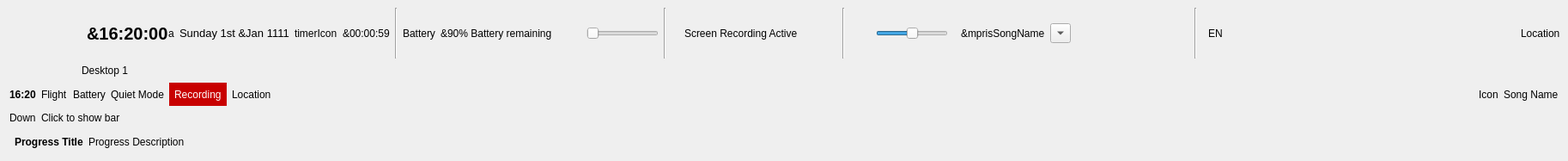
<?xml version="1.0" encoding="UTF-8"?>
<ui version="4.0">
 <class>MainWindow</class>
 <widget class="QMainWindow" name="MainWindow">
  <property name="geometry">
   <rect>
    <x>0</x>
    <y>0</y>
    <width>1826</width>
    <height>187</height>
   </rect>
  </property>
  <property name="sizePolicy">
   <sizepolicy hsizetype="Expanding" vsizetype="Minimum">
    <horstretch>0</horstretch>
    <verstretch>0</verstretch>
   </sizepolicy>
  </property>
  <property name="contextMenuPolicy">
   <enum>Qt::CustomContextMenu</enum>
  </property>
  <property name="windowTitle">
   <string notr="true">theShellTopPanel</string>
  </property>
  <property name="windowIcon">
   <iconset resource="resources.qrc">
    <normaloff>:/icons/icon.svg</normaloff>:/icons/icon.svg</iconset>
  </property>
  <widget class="QWidget" name="centralWidget">
   <property name="sizePolicy">
    <sizepolicy hsizetype="Ignored" vsizetype="Preferred">
     <horstretch>0</horstretch>
     <verstretch>0</verstretch>
    </sizepolicy>
   </property>
   <layout class="QVBoxLayout" name="verticalLayout">
    <property name="spacing">
     <number>0</number>
    </property>
    <property name="sizeConstraint">
     <enum>QLayout::SetMaximumSize</enum>
    </property>
    <property name="leftMargin">
     <number>0</number>
    </property>
    <property name="topMargin">
     <number>0</number>
    </property>
    <property name="rightMargin">
     <number>0</number>
    </property>
    <property name="bottomMargin">
     <number>9</number>
    </property>
    <item>
     <widget class="MouseScrollWidget" name="infoScrollArea">
      <property name="sizePolicy">
       <sizepolicy hsizetype="Expanding" vsizetype="Preferred">
        <horstretch>0</horstretch>
        <verstretch>0</verstretch>
       </sizepolicy>
      </property>
      <property name="autoFillBackground">
       <bool>true</bool>
      </property>
      <property name="frameShape">
       <enum>QFrame::NoFrame</enum>
      </property>
      <property name="verticalScrollBarPolicy">
       <enum>Qt::ScrollBarAlwaysOff</enum>
      </property>
      <property name="horizontalScrollBarPolicy">
       <enum>Qt::ScrollBarAlwaysOff</enum>
      </property>
      <property name="sizeAdjustPolicy">
       <enum>QAbstractScrollArea::AdjustToContents</enum>
      </property>
      <property name="widgetResizable">
       <bool>true</bool>
      </property>
      <widget class="QWidget" name="InfoScrollWidget">
       <property name="geometry">
        <rect>
         <x>0</x>
         <y>0</y>
         <width>1826</width>
         <height>68</height>
        </rect>
       </property>
       <property name="sizePolicy">
        <sizepolicy hsizetype="Preferred" vsizetype="Preferred">
         <horstretch>0</horstretch>
         <verstretch>0</verstretch>
        </sizepolicy>
       </property>
       <layout class="QVBoxLayout" name="verticalLayout_2">
        <property name="leftMargin">
         <number>9</number>
        </property>
        <property name="topMargin">
         <number>9</number>
        </property>
        <property name="rightMargin">
         <number>9</number>
        </property>
        <property name="bottomMargin">
         <number>0</number>
        </property>
        <item>
         <layout class="QHBoxLayout" name="topBarLayout">
          <item>
           <widget class="QPushButton" name="openMenuCompact">
            <property name="sizePolicy">
             <sizepolicy hsizetype="Minimum" vsizetype="Fixed">
              <horstretch>0</horstretch>
              <verstretch>0</verstretch>
             </sizepolicy>
            </property>
            <property name="contextMenuPolicy">
             <enum>Qt::CustomContextMenu</enum>
            </property>
            <property name="toolTip">
             <string>Open the Gateway to your PC</string>
            </property>
            <property name="text">
             <string/>
            </property>
            <property name="icon">
             <iconset resource="resources.qrc">
              <normaloff>:/icons/icon.svg</normaloff>:/icons/icon.svg</iconset>
            </property>
            <property name="iconSize">
             <size>
              <width>32</width>
              <height>32</height>
             </size>
            </property>
            <property name="flat">
             <bool>true</bool>
            </property>
           </widget>
          </item>
          <item>
           <widget class="QPushButton" name="openStatusCenterButton">
            <property name="sizePolicy">
             <sizepolicy hsizetype="Minimum" vsizetype="Fixed">
              <horstretch>0</horstretch>
              <verstretch>0</verstretch>
             </sizepolicy>
            </property>
            <property name="toolTip">
             <string>Open Status Center</string>
            </property>
            <property name="text">
             <string/>
            </property>
            <property name="icon">
             <iconset theme="go-down">
              <normaloff>.</normaloff>.</iconset>
            </property>
            <property name="flat">
             <bool>true</bool>
            </property>
           </widget>
          </item>
          <item>
           <layout class="QHBoxLayout" name="dateLayout">
            <item>
             <layout class="QHBoxLayout" name="horizontalLayout_10">
              <property name="spacing">
               <number>0</number>
              </property>
              <item>
               <widget class="ClickableLabel" name="time">
                <property name="sizePolicy">
                 <sizepolicy hsizetype="Preferred" vsizetype="Preferred">
                  <horstretch>0</horstretch>
                  <verstretch>0</verstretch>
                 </sizepolicy>
                </property>
                <property name="font">
                 <font>
                  <pointsize>15</pointsize>
                  <weight>75</weight>
                  <bold>true</bold>
                 </font>
                </property>
                <property name="text">
                 <string notr="true">&amp;16:20:00</string>
                </property>
               </widget>
              </item>
              <item>
               <widget class="QLabel" name="ampmLabel">
                <property name="sizePolicy">
                 <sizepolicy hsizetype="Preferred" vsizetype="Preferred">
                  <horstretch>0</horstretch>
                  <verstretch>0</verstretch>
                 </sizepolicy>
                </property>
                <property name="text">
                 <string notr="true">a</string>
                </property>
               </widget>
              </item>
             </layout>
            </item>
            <item>
             <widget class="ClickableLabel" name="date">
              <property name="sizePolicy">
               <sizepolicy hsizetype="Preferred" vsizetype="Preferred">
                <horstretch>0</horstretch>
                <verstretch>0</verstretch>
               </sizepolicy>
              </property>
              <property name="font">
               <font>
                <pointsize>10</pointsize>
               </font>
              </property>
              <property name="text">
               <string notr="true">Sunday 1st &amp;Jan 1111</string>
              </property>
             </widget>
            </item>
           </layout>
          </item>
          <item>
           <widget class="ClickableLabel" name="timerIcon">
            <property name="sizePolicy">
             <sizepolicy hsizetype="Preferred" vsizetype="Preferred">
              <horstretch>0</horstretch>
              <verstretch>0</verstretch>
             </sizepolicy>
            </property>
            <property name="text">
             <string notr="true">timerIcon</string>
            </property>
           </widget>
          </item>
          <item>
           <widget class="ClickableLabel" name="timer">
            <property name="sizePolicy">
             <sizepolicy hsizetype="Preferred" vsizetype="Preferred">
              <horstretch>0</horstretch>
              <verstretch>0</verstretch>
             </sizepolicy>
            </property>
            <property name="text">
             <string notr="true">&amp;00:00:59</string>
            </property>
           </widget>
          </item>
          <item>
           <widget class="QFrame" name="batteryFrame">
            <property name="sizePolicy">
             <sizepolicy hsizetype="Preferred" vsizetype="Preferred">
              <horstretch>0</horstretch>
              <verstretch>0</verstretch>
             </sizepolicy>
            </property>
            <property name="frameShape">
             <enum>QFrame::NoFrame</enum>
            </property>
            <property name="frameShadow">
             <enum>QFrame::Raised</enum>
            </property>
            <layout class="QHBoxLayout" name="horizontalLayout_6">
             <property name="leftMargin">
              <number>0</number>
             </property>
             <property name="topMargin">
              <number>0</number>
             </property>
             <property name="rightMargin">
              <number>0</number>
             </property>
             <property name="bottomMargin">
              <number>0</number>
             </property>
             <item>
              <widget class="Line" name="line_3">
               <property name="sizePolicy">
                <sizepolicy hsizetype="Fixed" vsizetype="Expanding">
                 <horstretch>0</horstretch>
                 <verstretch>0</verstretch>
                </sizepolicy>
               </property>
               <property name="orientation">
                <enum>Qt::Vertical</enum>
               </property>
              </widget>
             </item>
             <item>
              <widget class="QLabel" name="batteryIcon">
               <property name="sizePolicy">
                <sizepolicy hsizetype="Preferred" vsizetype="Preferred">
                 <horstretch>0</horstretch>
                 <verstretch>0</verstretch>
                </sizepolicy>
               </property>
               <property name="text">
                <string notr="true">Battery</string>
               </property>
              </widget>
             </item>
             <item>
              <widget class="ClickableLabel" name="batteryLabel">
               <property name="sizePolicy">
                <sizepolicy hsizetype="Preferred" vsizetype="Preferred">
                 <horstretch>0</horstretch>
                 <verstretch>0</verstretch>
                </sizepolicy>
               </property>
               <property name="text">
                <string notr="true">&amp;90% Battery remaining</string>
               </property>
              </widget>
             </item>
            </layout>
           </widget>
          </item>
          <item>
           <widget class="HoverFrame" name="brightnessFrame">
            <property name="sizePolicy">
             <sizepolicy hsizetype="Maximum" vsizetype="Preferred">
              <horstretch>0</horstretch>
              <verstretch>0</verstretch>
             </sizepolicy>
            </property>
            <property name="frameShape">
             <enum>QFrame::NoFrame</enum>
            </property>
            <property name="frameShadow">
             <enum>QFrame::Raised</enum>
            </property>
            <layout class="QHBoxLayout" name="horizontalLayout_7">
             <property name="leftMargin">
              <number>0</number>
             </property>
             <property name="topMargin">
              <number>0</number>
             </property>
             <property name="rightMargin">
              <number>0</number>
             </property>
             <property name="bottomMargin">
              <number>0</number>
             </property>
             <item>
              <widget class="QPushButton" name="brightnessButton">
               <property name="sizePolicy">
                <sizepolicy hsizetype="Minimum" vsizetype="Fixed">
                 <horstretch>28</horstretch>
                 <verstretch>24</verstretch>
                </sizepolicy>
               </property>
               <property name="maximumSize">
                <size>
                 <width>28</width>
                 <height>24</height>
                </size>
               </property>
               <property name="toolTip">
                <string>Screen Brightness</string>
               </property>
               <property name="text">
                <string/>
               </property>
               <property name="icon">
                <iconset theme="video-display">
                 <normaloff>.</normaloff>.</iconset>
               </property>
               <property name="flat">
                <bool>true</bool>
               </property>
              </widget>
             </item>
             <item>
              <widget class="QSlider" name="brightnessSlider">
               <property name="sizePolicy">
                <sizepolicy hsizetype="Expanding" vsizetype="Fixed">
                 <horstretch>0</horstretch>
                 <verstretch>0</verstretch>
                </sizepolicy>
               </property>
               <property name="maximum">
                <number>100</number>
               </property>
               <property name="value">
                <number>0</number>
               </property>
               <property name="orientation">
                <enum>Qt::Horizontal</enum>
               </property>
               <property name="tickPosition">
                <enum>QSlider::NoTicks</enum>
               </property>
               <property name="tickInterval">
                <number>10</number>
               </property>
              </widget>
             </item>
            </layout>
           </widget>
          </item>
          <item>
           <widget class="Line" name="line_2">
            <property name="sizePolicy">
             <sizepolicy hsizetype="Fixed" vsizetype="Expanding">
              <horstretch>0</horstretch>
              <verstretch>0</verstretch>
             </sizepolicy>
            </property>
            <property name="orientation">
             <enum>Qt::Vertical</enum>
            </property>
           </widget>
          </item>
          <item>
           <layout class="QHBoxLayout" name="chunksLayout"/>
          </item>
          <item>
           <widget class="QFrame" name="screenRecordingFrame">
            <property name="sizePolicy">
             <sizepolicy hsizetype="Preferred" vsizetype="Preferred">
              <horstretch>0</horstretch>
              <verstretch>0</verstretch>
             </sizepolicy>
            </property>
            <property name="frameShape">
             <enum>QFrame::NoFrame</enum>
            </property>
            <property name="frameShadow">
             <enum>QFrame::Raised</enum>
            </property>
            <layout class="QHBoxLayout" name="horizontalLayout_2">
             <property name="leftMargin">
              <number>0</number>
             </property>
             <property name="topMargin">
              <number>0</number>
             </property>
             <property name="rightMargin">
              <number>0</number>
             </property>
             <property name="bottomMargin">
              <number>0</number>
             </property>
             <item>
              <widget class="Line" name="line">
               <property name="sizePolicy">
                <sizepolicy hsizetype="Fixed" vsizetype="Fixed">
                 <horstretch>0</horstretch>
                 <verstretch>0</verstretch>
                </sizepolicy>
               </property>
               <property name="orientation">
                <enum>Qt::Vertical</enum>
               </property>
              </widget>
             </item>
             <item>
              <widget class="tCircularSpinner" name="screenRecordingProcessingSpinner" native="true">
               <property name="sizePolicy">
                <sizepolicy hsizetype="Preferred" vsizetype="Preferred">
                 <horstretch>0</horstretch>
                 <verstretch>0</verstretch>
                </sizepolicy>
               </property>
              </widget>
             </item>
             <item>
              <widget class="QLabel" name="screenRecordingActiveLabel">
               <property name="sizePolicy">
                <sizepolicy hsizetype="Preferred" vsizetype="Preferred">
                 <horstretch>0</horstretch>
                 <verstretch>0</verstretch>
                </sizepolicy>
               </property>
               <property name="text">
                <string notr="true">Screen Recording Active</string>
               </property>
              </widget>
             </item>
             <item>
              <widget class="QPushButton" name="stopRecordingButton">
               <property name="sizePolicy">
                <sizepolicy hsizetype="Minimum" vsizetype="Fixed">
                 <horstretch>0</horstretch>
                 <verstretch>0</verstretch>
                </sizepolicy>
               </property>
               <property name="toolTip">
                <string>Stop Screen Recording</string>
               </property>
               <property name="text">
                <string/>
               </property>
               <property name="icon">
                <iconset theme="media-playback-stop">
                 <normaloff>.</normaloff>.</iconset>
               </property>
               <property name="flat">
                <bool>true</bool>
               </property>
              </widget>
             </item>
             <item>
              <widget class="Line" name="line_5">
               <property name="sizePolicy">
                <sizepolicy hsizetype="Fixed" vsizetype="Expanding">
                 <horstretch>0</horstretch>
                 <verstretch>0</verstretch>
                </sizepolicy>
               </property>
               <property name="orientation">
                <enum>Qt::Vertical</enum>
               </property>
              </widget>
             </item>
            </layout>
           </widget>
          </item>
          <item>
           <widget class="HoverFrame" name="volumeFrame">
            <property name="sizePolicy">
             <sizepolicy hsizetype="Maximum" vsizetype="Preferred">
              <horstretch>0</horstretch>
              <verstretch>0</verstretch>
             </sizepolicy>
            </property>
            <property name="frameShape">
             <enum>QFrame::NoFrame</enum>
            </property>
            <property name="frameShadow">
             <enum>QFrame::Raised</enum>
            </property>
            <layout class="QHBoxLayout" name="horizontalLayout_5">
             <property name="leftMargin">
              <number>0</number>
             </property>
             <property name="topMargin">
              <number>0</number>
             </property>
             <property name="rightMargin">
              <number>0</number>
             </property>
             <property name="bottomMargin">
              <number>0</number>
             </property>
             <item>
              <widget class="QToolButton" name="volumeButton">
               <property name="sizePolicy">
                <sizepolicy hsizetype="Minimum" vsizetype="Fixed">
                 <horstretch>0</horstretch>
                 <verstretch>0</verstretch>
                </sizepolicy>
               </property>
               <property name="maximumSize">
                <size>
                 <width>28</width>
                 <height>24</height>
                </size>
               </property>
               <property name="toolTip">
                <string>Quiet Mode</string>
               </property>
               <property name="text">
                <string/>
               </property>
               <property name="icon">
                <iconset theme="audio-volume-high">
                 <normaloff>.</normaloff>.</iconset>
               </property>
               <property name="popupMode">
                <enum>QToolButton::InstantPopup</enum>
               </property>
               <property name="autoRaise">
                <bool>true</bool>
               </property>
              </widget>
             </item>
             <item>
              <widget class="QSlider" name="volumeSlider">
               <property name="sizePolicy">
                <sizepolicy hsizetype="Expanding" vsizetype="Fixed">
                 <horstretch>0</horstretch>
                 <verstretch>0</verstretch>
                </sizepolicy>
               </property>
               <property name="maximum">
                <number>100</number>
               </property>
               <property name="value">
                <number>50</number>
               </property>
               <property name="orientation">
                <enum>Qt::Horizontal</enum>
               </property>
               <property name="invertedAppearance">
                <bool>false</bool>
               </property>
               <property name="invertedControls">
                <bool>false</bool>
               </property>
               <property name="tickPosition">
                <enum>QSlider::NoTicks</enum>
               </property>
               <property name="tickInterval">
                <number>10</number>
               </property>
              </widget>
             </item>
            </layout>
           </widget>
          </item>
          <item>
           <widget class="QFrame" name="mprisFrame">
            <property name="sizePolicy">
             <sizepolicy hsizetype="Preferred" vsizetype="Preferred">
              <horstretch>0</horstretch>
              <verstretch>0</verstretch>
             </sizepolicy>
            </property>
            <property name="frameShape">
             <enum>QFrame::NoFrame</enum>
            </property>
            <property name="frameShadow">
             <enum>QFrame::Raised</enum>
            </property>
            <layout class="QHBoxLayout" name="horizontalLayout_8">
             <property name="leftMargin">
              <number>0</number>
             </property>
             <property name="topMargin">
              <number>0</number>
             </property>
             <property name="rightMargin">
              <number>0</number>
             </property>
             <property name="bottomMargin">
              <number>0</number>
             </property>
             <item>
              <widget class="Line" name="line_6">
               <property name="sizePolicy">
                <sizepolicy hsizetype="Fixed" vsizetype="Fixed">
                 <horstretch>0</horstretch>
                 <verstretch>0</verstretch>
                </sizepolicy>
               </property>
               <property name="orientation">
                <enum>Qt::Vertical</enum>
               </property>
              </widget>
             </item>
             <item>
              <widget class="ClickableLabel" name="mprisSongName">
               <property name="sizePolicy">
                <sizepolicy hsizetype="Preferred" vsizetype="Preferred">
                 <horstretch>0</horstretch>
                 <verstretch>0</verstretch>
                </sizepolicy>
               </property>
               <property name="text">
                <string notr="true">&amp;mprisSongName</string>
               </property>
              </widget>
             </item>
             <item>
              <widget class="QToolButton" name="mprisSelection">
               <property name="sizePolicy">
                <sizepolicy hsizetype="Fixed" vsizetype="Fixed">
                 <horstretch>0</horstretch>
                 <verstretch>0</verstretch>
                </sizepolicy>
               </property>
               <property name="toolTip">
                <string>Select Media Player</string>
               </property>
               <property name="text">
                <string/>
               </property>
               <property name="popupMode">
                <enum>QToolButton::InstantPopup</enum>
               </property>
               <property name="arrowType">
                <enum>Qt::DownArrow</enum>
               </property>
              </widget>
             </item>
             <item>
              <widget class="QPushButton" name="mprisBack">
               <property name="sizePolicy">
                <sizepolicy hsizetype="Minimum" vsizetype="Fixed">
                 <horstretch>0</horstretch>
                 <verstretch>0</verstretch>
                </sizepolicy>
               </property>
               <property name="toolTip">
                <string>Previous</string>
               </property>
               <property name="text">
                <string/>
               </property>
               <property name="icon">
                <iconset theme="media-skip-backward">
                 <normaloff>.</normaloff>.</iconset>
               </property>
               <property name="flat">
                <bool>true</bool>
               </property>
              </widget>
             </item>
             <item>
              <widget class="QPushButton" name="mprisPause">
               <property name="sizePolicy">
                <sizepolicy hsizetype="Minimum" vsizetype="Fixed">
                 <horstretch>0</horstretch>
                 <verstretch>0</verstretch>
                </sizepolicy>
               </property>
               <property name="toolTip">
                <string>Pause</string>
               </property>
               <property name="text">
                <string/>
               </property>
               <property name="icon">
                <iconset theme="media-playback-pause">
                 <normaloff>.</normaloff>.</iconset>
               </property>
               <property name="flat">
                <bool>true</bool>
               </property>
              </widget>
             </item>
             <item>
              <widget class="QPushButton" name="mprisForward">
               <property name="sizePolicy">
                <sizepolicy hsizetype="Minimum" vsizetype="Fixed">
                 <horstretch>0</horstretch>
                 <verstretch>0</verstretch>
                </sizepolicy>
               </property>
               <property name="toolTip">
                <string>Next</string>
               </property>
               <property name="text">
                <string/>
               </property>
               <property name="icon">
                <iconset theme="media-skip-forward">
                 <normaloff>.</normaloff>.</iconset>
               </property>
               <property name="flat">
                <bool>true</bool>
               </property>
              </widget>
             </item>
            </layout>
           </widget>
          </item>
          <item>
           <widget class="Line" name="line_7">
            <property name="sizePolicy">
             <sizepolicy hsizetype="Fixed" vsizetype="Expanding">
              <horstretch>0</horstretch>
              <verstretch>0</verstretch>
             </sizepolicy>
            </property>
            <property name="orientation">
             <enum>Qt::Vertical</enum>
            </property>
           </widget>
          </item>
          <item>
           <widget class="QToolButton" name="keyboardButton">
            <property name="toolTip">
             <string>Keyboard Layout</string>
            </property>
            <property name="text">
             <string notr="true">EN</string>
            </property>
            <property name="icon">
             <iconset theme="input-keyboard">
              <normaloff>.</normaloff>.</iconset>
            </property>
            <property name="popupMode">
             <enum>QToolButton::InstantPopup</enum>
            </property>
            <property name="toolButtonStyle">
             <enum>Qt::ToolButtonTextBesideIcon</enum>
            </property>
            <property name="autoRaise">
             <bool>true</bool>
            </property>
           </widget>
          </item>
          <item>
           <widget class="SysTrayIcons" name="SysTray">
            <property name="sizePolicy">
             <sizepolicy hsizetype="Preferred" vsizetype="Fixed">
              <horstretch>0</horstretch>
              <verstretch>0</verstretch>
             </sizepolicy>
            </property>
            <property name="frameShape">
             <enum>QFrame::NoFrame</enum>
            </property>
            <property name="frameShadow">
             <enum>QFrame::Plain</enum>
            </property>
           </widget>
          </item>
          <item>
           <widget class="QFrame" name="expanderFrame">
            <property name="sizePolicy">
             <sizepolicy hsizetype="Expanding" vsizetype="Fixed">
              <horstretch>0</horstretch>
              <verstretch>0</verstretch>
             </sizepolicy>
            </property>
            <property name="frameShape">
             <enum>QFrame::NoFrame</enum>
            </property>
            <property name="frameShadow">
             <enum>QFrame::Raised</enum>
            </property>
           </widget>
          </item>
          <item>
           <widget class="QLabel" name="LocationIndication">
            <property name="sizePolicy">
             <sizepolicy hsizetype="Preferred" vsizetype="Preferred">
              <horstretch>0</horstretch>
              <verstretch>0</verstretch>
             </sizepolicy>
            </property>
            <property name="toolTip">
             <string>Your location is currently being used</string>
            </property>
            <property name="text">
             <string notr="true">Location</string>
            </property>
           </widget>
          </item>
         </layout>
        </item>
       </layout>
      </widget>
     </widget>
    </item>
    <item>
     <layout class="QHBoxLayout" name="lowerBarLayout">
      <property name="spacing">
       <number>0</number>
      </property>
      <property name="leftMargin">
       <number>9</number>
      </property>
      <property name="rightMargin">
       <number>9</number>
      </property>
      <item>
       <widget class="QPushButton" name="openMenu">
        <property name="sizePolicy">
         <sizepolicy hsizetype="Fixed" vsizetype="Fixed">
          <horstretch>0</horstretch>
          <verstretch>0</verstretch>
         </sizepolicy>
        </property>
        <property name="contextMenuPolicy">
         <enum>Qt::CustomContextMenu</enum>
        </property>
        <property name="toolTip">
         <string>Open the Gateway to your PC</string>
        </property>
        <property name="text">
         <string/>
        </property>
        <property name="icon">
         <iconset resource="resources.qrc">
          <normaloff>:/icons/icon.svg</normaloff>:/icons/icon.svg</iconset>
        </property>
        <property name="iconSize">
         <size>
          <width>32</width>
          <height>32</height>
         </size>
        </property>
        <property name="flat">
         <bool>true</bool>
        </property>
       </widget>
      </item>
      <item>
       <widget class="QFrame" name="desktopsFrame">
        <property name="sizePolicy">
         <sizepolicy hsizetype="Minimum" vsizetype="Preferred">
          <horstretch>0</horstretch>
          <verstretch>0</verstretch>
         </sizepolicy>
        </property>
        <property name="frameShape">
         <enum>QFrame::NoFrame</enum>
        </property>
        <property name="frameShadow">
         <enum>QFrame::Raised</enum>
        </property>
        <layout class="QHBoxLayout" name="horizontalLayout_3">
         <property name="leftMargin">
          <number>0</number>
         </property>
         <property name="topMargin">
          <number>0</number>
         </property>
         <property name="rightMargin">
          <number>0</number>
         </property>
         <property name="bottomMargin">
          <number>0</number>
         </property>
         <item>
          <widget class="QPushButton" name="desktopBack">
           <property name="toolTip">
            <string>Previous Desktop</string>
           </property>
           <property name="text">
            <string/>
           </property>
           <property name="icon">
            <iconset theme="go-previous">
             <normaloff>.</normaloff>.</iconset>
           </property>
           <property name="flat">
            <bool>true</bool>
           </property>
          </widget>
         </item>
         <item>
          <widget class="QLabel" name="desktopName">
           <property name="text">
            <string notr="true">Desktop 1</string>
           </property>
          </widget>
         </item>
         <item>
          <widget class="QPushButton" name="desktopNext">
           <property name="toolTip">
            <string>Next Desktop</string>
           </property>
           <property name="text">
            <string/>
           </property>
           <property name="icon">
            <iconset theme="go-next">
             <normaloff>.</normaloff>.</iconset>
           </property>
           <property name="flat">
            <bool>true</bool>
           </property>
          </widget>
         </item>
        </layout>
       </widget>
      </item>
      <item>
       <widget class="QFrame" name="windowList">
        <property name="sizePolicy">
         <sizepolicy hsizetype="Expanding" vsizetype="Preferred">
          <horstretch>0</horstretch>
          <verstretch>0</verstretch>
         </sizepolicy>
        </property>
       </widget>
      </item>
     </layout>
    </item>
    <item>
     <widget class="QFrame" name="StatusBarFrame">
      <property name="autoFillBackground">
       <bool>true</bool>
      </property>
      <property name="frameShape">
       <enum>QFrame::NoFrame</enum>
      </property>
      <property name="frameShadow">
       <enum>QFrame::Raised</enum>
      </property>
      <layout class="QHBoxLayout" name="horizontalLayout_9">
       <property name="topMargin">
        <number>0</number>
       </property>
       <property name="bottomMargin">
        <number>0</number>
       </property>
       <item>
        <widget class="QLabel" name="StatusBarClock">
         <property name="font">
          <font>
           <weight>75</weight>
           <bold>true</bold>
          </font>
         </property>
         <property name="text">
          <string notr="true">16:20</string>
         </property>
        </widget>
       </item>
       <item>
        <widget class="QLabel" name="StatusBarFlight">
         <property name="text">
          <string notr="true">Flight</string>
         </property>
        </widget>
       </item>
       <item>
        <widget class="QLabel" name="StatusBarBattery">
         <property name="text">
          <string notr="true">Battery</string>
         </property>
        </widget>
       </item>
       <item>
        <layout class="QHBoxLayout" name="StatusBarSnacks"/>
       </item>
       <item>
        <widget class="QLabel" name="StatusBarQuietMode">
         <property name="text">
          <string notr="true">Quiet Mode</string>
         </property>
        </widget>
       </item>
       <item>
        <widget class="QLabel" name="StatusBarRecording">
         <property name="styleSheet">
          <string notr="true">background-color: rgb(200, 0, 0);
color: white;
padding-left: 3px;
padding-right: 3px;</string>
         </property>
         <property name="text">
          <string notr="true">Recording</string>
         </property>
        </widget>
       </item>
       <item>
        <widget class="QLabel" name="StatusBarLocation">
         <property name="text">
          <string notr="true">Location</string>
         </property>
        </widget>
       </item>
       <item>
        <spacer name="horizontalSpacer">
         <property name="orientation">
          <enum>Qt::Horizontal</enum>
         </property>
         <property name="sizeHint" stdset="0">
          <size>
           <width>40</width>
           <height>20</height>
          </size>
         </property>
        </spacer>
       </item>
       <item>
        <widget class="QLabel" name="StatusBarMprisIcon">
         <property name="text">
          <string notr="true">Icon</string>
         </property>
        </widget>
       </item>
       <item>
        <widget class="QLabel" name="StatusBarMpris">
         <property name="text">
          <string notr="true">Song Name</string>
         </property>
        </widget>
       </item>
      </layout>
     </widget>
    </item>
    <item>
     <widget class="QWidget" name="StatusBarHoverFrame" native="true">
      <property name="autoFillBackground">
       <bool>true</bool>
      </property>
      <layout class="QHBoxLayout" name="horizontalLayout_11">
       <property name="topMargin">
        <number>0</number>
       </property>
       <property name="bottomMargin">
        <number>0</number>
       </property>
       <item>
        <widget class="QLabel" name="StatusBarHoverFrameDown">
         <property name="text">
          <string notr="true">Down</string>
         </property>
        </widget>
       </item>
       <item>
        <widget class="QLabel" name="label">
         <property name="sizePolicy">
          <sizepolicy hsizetype="Expanding" vsizetype="Preferred">
           <horstretch>0</horstretch>
           <verstretch>0</verstretch>
          </sizepolicy>
         </property>
         <property name="text">
          <string>Click to show bar</string>
         </property>
        </widget>
       </item>
      </layout>
     </widget>
    </item>
    <item>
     <widget class="QFrame" name="StatusBarProgressFrame">
      <property name="autoFillBackground">
       <bool>true</bool>
      </property>
      <property name="frameShape">
       <enum>QFrame::NoFrame</enum>
      </property>
      <property name="frameShadow">
       <enum>QFrame::Raised</enum>
      </property>
      <layout class="QHBoxLayout" name="horizontalLayout">
       <property name="topMargin">
        <number>0</number>
       </property>
       <property name="bottomMargin">
        <number>0</number>
       </property>
       <item>
        <widget class="tCircularSpinner" name="StatusBarProgressSpinner" native="true"/>
       </item>
       <item>
        <widget class="QLabel" name="StatusBarProgressTitle">
         <property name="font">
          <font>
           <weight>75</weight>
           <bold>true</bold>
          </font>
         </property>
         <property name="text">
          <string notr="true">Progress Title</string>
         </property>
        </widget>
       </item>
       <item>
        <widget class="QLabel" name="StatusBarProgressDescription">
         <property name="sizePolicy">
          <sizepolicy hsizetype="Expanding" vsizetype="Preferred">
           <horstretch>0</horstretch>
           <verstretch>0</verstretch>
          </sizepolicy>
         </property>
         <property name="text">
          <string notr="true">Progress Description</string>
         </property>
        </widget>
       </item>
      </layout>
     </widget>
    </item>
   </layout>
  </widget>
  <action name="actionNone">
   <property name="icon">
    <iconset theme="audio-volume-high">
     <normaloff>.</normaloff>.</iconset>
   </property>
   <property name="text">
    <string>Sound</string>
   </property>
  </action>
  <action name="actionNotifications">
   <property name="icon">
    <iconset theme="quiet-mode">
     <normaloff>.</normaloff>.</iconset>
   </property>
   <property name="text">
    <string>No Notifications</string>
   </property>
  </action>
  <action name="actionMute">
   <property name="icon">
    <iconset theme="audio-volume-muted">
     <normaloff>.</normaloff>.</iconset>
   </property>
   <property name="text">
    <string>Mute</string>
   </property>
  </action>
  <action name="actionCriticalOnly">
   <property name="icon">
    <iconset theme="quiet-mode-critical-only">
     <normaloff>.</normaloff>.</iconset>
   </property>
   <property name="text">
    <string>Critical Only</string>
   </property>
  </action>
 </widget>
 <layoutdefault spacing="6" margin="11"/>
 <customwidgets>
  <customwidget>
   <class>tCircularSpinner</class>
   <extends>QWidget</extends>
   <header location="global">tcircularspinner.h</header>
   <container>1</container>
  </customwidget>
  <customwidget>
   <class>ClickableLabel</class>
   <extends>QLabel</extends>
   <header>clickablelabel.h</header>
   <slots>
    <signal>clicked()</signal>
   </slots>
  </customwidget>
  <customwidget>
   <class>HoverFrame</class>
   <extends>QFrame</extends>
   <header>hoverframe.h</header>
   <container>1</container>
   <slots>
    <signal>MouseEnter()</signal>
    <signal>MouseExit()</signal>
   </slots>
  </customwidget>
  <customwidget>
   <class>SysTrayIcons</class>
   <extends>QFrame</extends>
   <header>systrayicons.h</header>
   <container>1</container>
  </customwidget>
  <customwidget>
   <class>MouseScrollWidget</class>
   <extends>QScrollArea</extends>
   <header>mousescrollwidget.h</header>
   <container>1</container>
  </customwidget>
 </customwidgets>
 <resources>
  <include location="resources.qrc"/>
 </resources>
 <connections>
  <connection>
   <sender>openMenuCompact</sender>
   <signal>clicked()</signal>
   <receiver>openMenu</receiver>
   <slot>click()</slot>
   <hints>
    <hint type="sourcelabel">
     <x>24</x>
     <y>38</y>
    </hint>
    <hint type="destinationlabel">
     <x>36</x>
     <y>98</y>
    </hint>
   </hints>
  </connection>
 </connections>
</ui>
